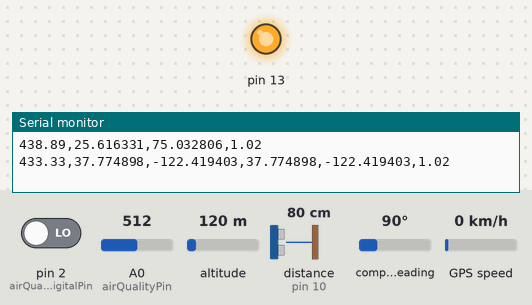
The sketch below on a simulated Arduino Uno, built with avr-gcc and run on an emulated ATmega328P. Parts: output pins drawn as LEDs (lit = HIGH), the last lines printed to the serial monitor. Wiring (inferred from the names in the program): ultrasonic range finder: trigger pin 9; echo pin 10. The inputs (shaded band) are chosen by the test bench; at power-on: A0 (airQualityPin) = 512, pin 2 (airQualityDigitalPin) LOW, altitude 120 m, distance to the obstacle (sensor on pin 10) 80 cm, compass heading 90°, GPS speed 0 km/h. The echo pulse lasts 58.3 µs per cm; the GPS gets a fix after 3 s at 37.7749, -122.4194 with 8 satellites; pins used as bus, display or sensor lines are not drawn.

Above: at 3.8 s.
3.9 s: A0 (airQualityPin) set to 418
7.8 s: A0 (airQualityPin) set to 383
At 10.1 s:
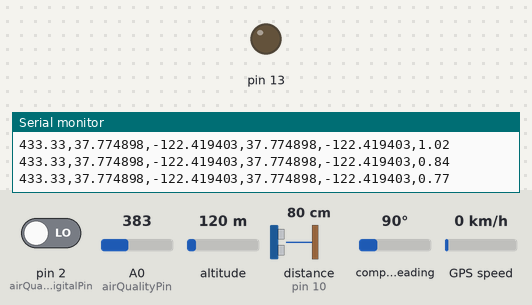
11.7 s: A0 (airQualityPin) set to 410
At 12.8 s:
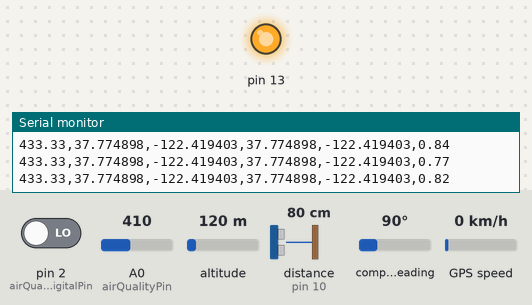
15.6 s: A0 (airQualityPin) set to 390
At 19.3 s:
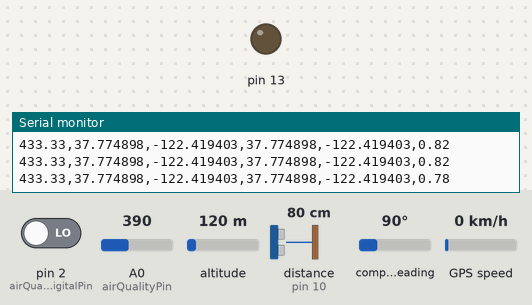
Timing chart, 0 to 20.7 s (numbered marks = the images above; inputs shaded):
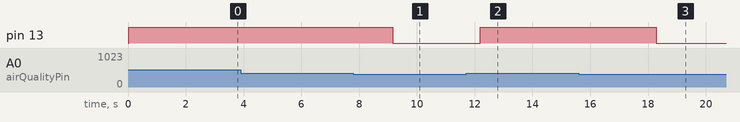

Measured:
- the behaviour switches between 401 and 400 on A0 (airQualityPin) (found by bisection; images 0 and 1)
- after the input at 7.8 s, pin 13: HIGH → LOW after 1.4 s
- after the input at 11.7 s, pin 13: LOW → HIGH after 0.50 s
- after the input at 15.6 s, pin 13: HIGH → LOW after 2.7 s

The sketch:

esp_arduino.ino
```cpp
#include <TinyGPS++.h>
#include <SoftwareSerial.h>

const int trigPin = 9;
const int echoPin = 10;
const int airQualityPin = A0;
const int airQualityDigitalPin = 2;
static const int RXPin = 4, TXPin = 3;
static const uint32_t GPSBaud = 9600;

// The TinyGPS++ object
TinyGPSPlus gps;
// The serial connection to the GPS device
SoftwareSerial GPS(RXPin, TXPin);


void setup() {
   Serial.begin(9600);
    GPS.begin(GPSBaud);
    pinMode(trigPin, OUTPUT);
    pinMode(echoPin, INPUT);
    pinMode(13, OUTPUT);
    pinMode(airQualityPin, INPUT);
    pinMode(airQualityDigitalPin, INPUT);
}

void loop() {

  // Ultrasonic Sensor reading
  digitalWrite(trigPin, LOW);
  delayMicroseconds(2);
  digitalWrite(trigPin, HIGH);
  delayMicroseconds(10);
  digitalWrite(trigPin, LOW);
  long duration = pulseIn(echoPin, HIGH);
  int distance = duration * 0.034 / 2;
  double height = ((double)distance / 18.0)*100.0;
  Serial.print(height); // sending distance

  // Reading and sending gps data
  String lat = "25.616331";
  String lon = "75.032806";
  bool f=true;
  while (GPS.available() > 0){
    gps.encode(GPS.read());
    if (gps.location.isUpdated()){
      f=false;
      Serial.print(",");
      Serial.print(gps.location.lat(),6);
      Serial.print(",");
      Serial.print(gps.location.lng(),6);
    }
  }
  if(f){
    Serial.print(",");
    Serial.print(lat);
    Serial.print(",");
    Serial.print(lon);
  }

  // Reading and sending air quality data
  int airValue = analogRead(airQualityPin);
  int digitalValue = digitalRead(airQualityDigitalPin);
  double fAir = ((double)airValue)/500.0;
  if (airValue > 400) {
    digitalWrite(13, HIGH);
  } else {
    digitalWrite(13, LOW);
  }
  Serial.print(",");
  Serial.println(fAir); // Sending air value to serial port

  delay(3000);
}
```
